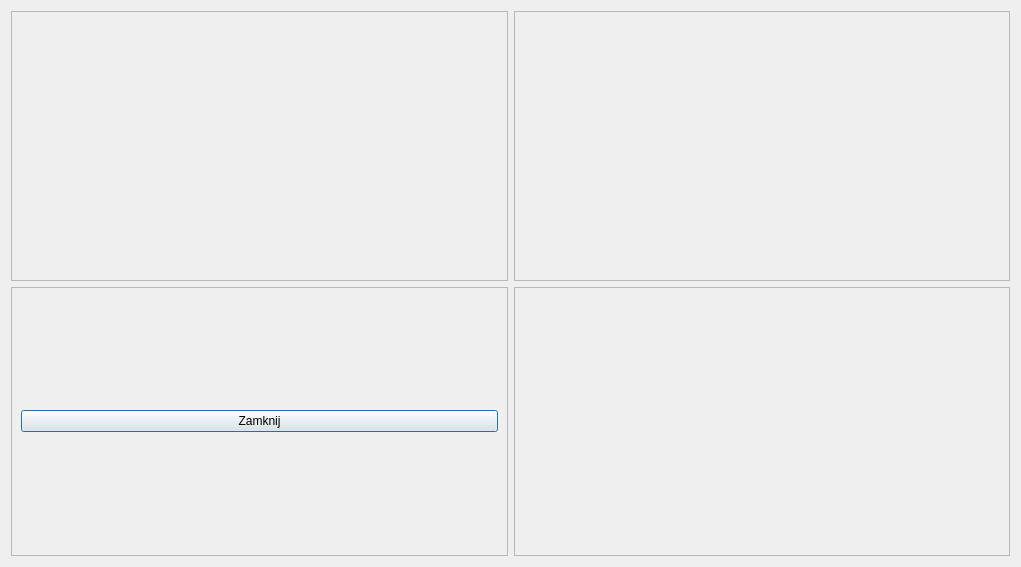
<?xml version="1.0" encoding="UTF-8"?>
<ui version="4.0">
 <class>Wykresy</class>
 <widget class="QDialog" name="Wykresy">
  <property name="geometry">
   <rect>
    <x>0</x>
    <y>0</y>
    <width>1021</width>
    <height>567</height>
   </rect>
  </property>
  <property name="windowTitle">
   <string>Wykresy</string>
  </property>
  <layout class="QGridLayout" name="gridLayout_2">
   <item row="0" column="0">
    <widget class="QFrame" name="frame">
     <property name="frameShape">
      <enum>QFrame::StyledPanel</enum>
     </property>
     <property name="frameShadow">
      <enum>QFrame::Raised</enum>
     </property>
     <layout class="QGridLayout" name="gridLayout">
      <item row="0" column="0">
       <widget class="QCustomPlot" name="widget" native="true"/>
      </item>
     </layout>
    </widget>
   </item>
   <item row="0" column="1">
    <widget class="QFrame" name="frame_2">
     <property name="frameShape">
      <enum>QFrame::StyledPanel</enum>
     </property>
     <property name="frameShadow">
      <enum>QFrame::Raised</enum>
     </property>
     <layout class="QGridLayout" name="gridLayout_4">
      <item row="0" column="0">
       <widget class="QCustomPlot" name="widget_2" native="true"/>
      </item>
     </layout>
    </widget>
   </item>
   <item row="1" column="1">
    <widget class="QFrame" name="frame_3">
     <property name="frameShape">
      <enum>QFrame::StyledPanel</enum>
     </property>
     <property name="frameShadow">
      <enum>QFrame::Raised</enum>
     </property>
     <layout class="QGridLayout" name="gridLayout_3">
      <item row="0" column="0">
       <widget class="QCustomPlot" name="widget_3" native="true"/>
      </item>
     </layout>
    </widget>
   </item>
   <item row="1" column="0">
    <widget class="QFrame" name="frame_4">
     <property name="frameShape">
      <enum>QFrame::StyledPanel</enum>
     </property>
     <property name="frameShadow">
      <enum>QFrame::Raised</enum>
     </property>
     <layout class="QGridLayout" name="gridLayout_5">
      <item row="0" column="0">
       <widget class="QPushButton" name="CloseWyk">
        <property name="text">
         <string>Zamknij</string>
        </property>
       </widget>
      </item>
     </layout>
    </widget>
   </item>
  </layout>
 </widget>
 <customwidgets>
  <customwidget>
   <class>QCustomPlot</class>
   <extends>QWidget</extends>
   <header>qcustomplot.h</header>
   <container>1</container>
  </customwidget>
 </customwidgets>
 <resources/>
 <connections>
  <connection>
   <sender>CloseWyk</sender>
   <signal>clicked()</signal>
   <receiver>Wykresy</receiver>
   <slot>close()</slot>
   <hints>
    <hint type="sourcelabel">
     <x>209</x>
     <y>317</y>
    </hint>
    <hint type="destinationlabel">
     <x>302</x>
     <y>219</y>
    </hint>
   </hints>
  </connection>
 </connections>
</ui>
